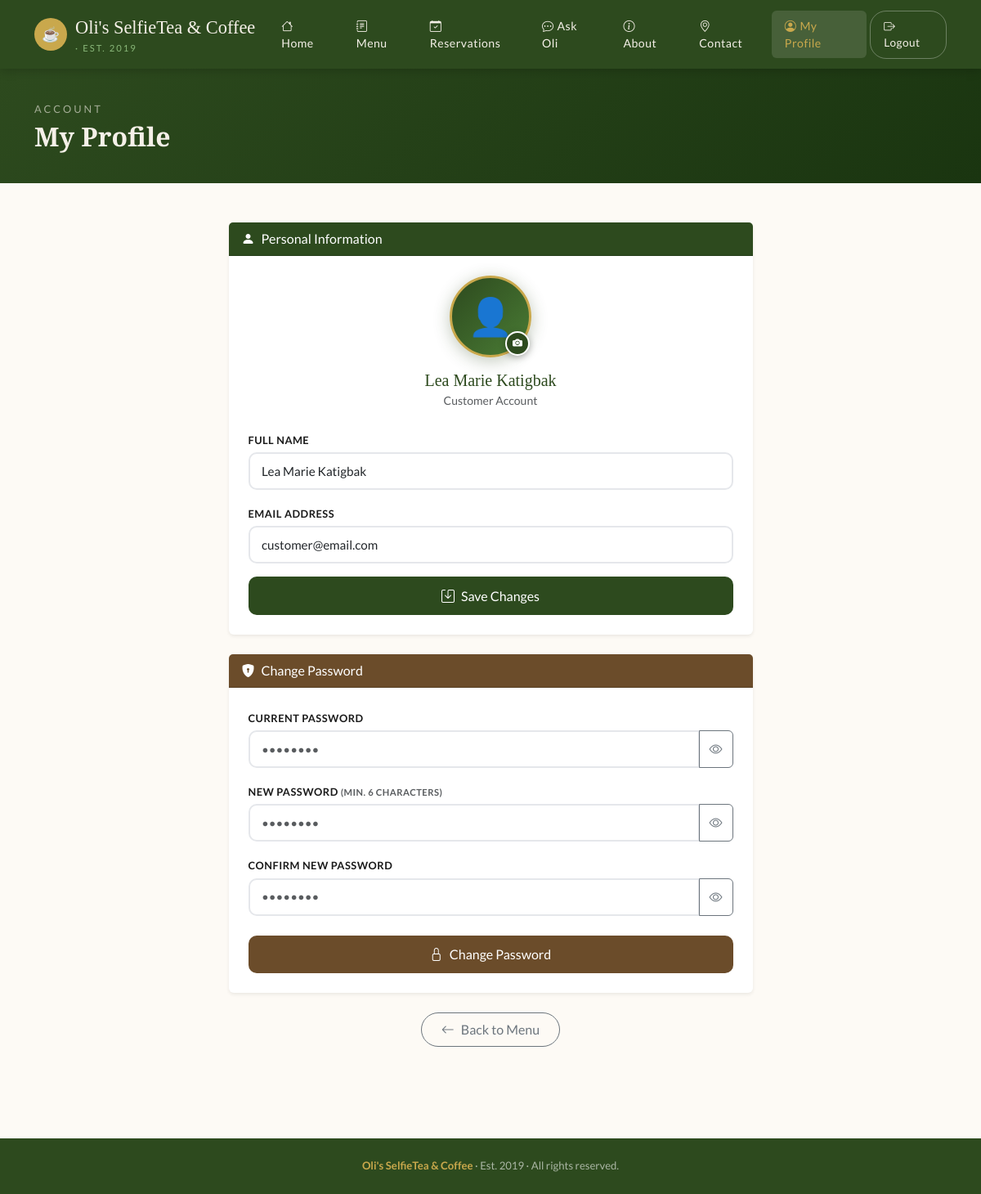
Page /profile.php (signed in) on the earlier database version.
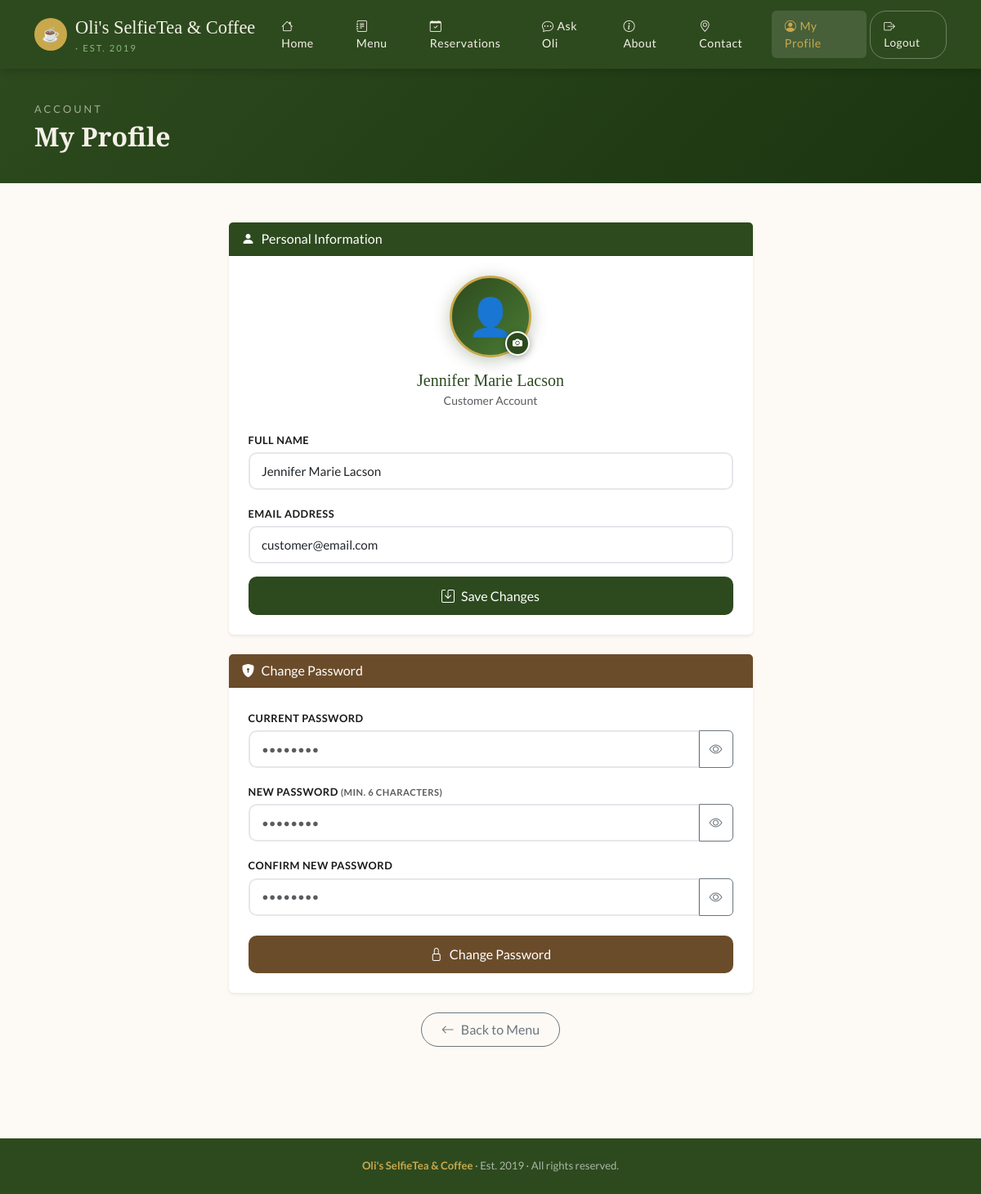
Same page on the later database version.
### tables this page shows
CREATE TABLE `users` (
  `id` int(11) NOT NULL AUTO_INCREMENT,
  `name` varchar(100) NOT NULL,
  `email` varchar(100) NOT NULL,
  `password` varchar(255) NOT NULL,
  `role` enum('admin','customer') DEFAULT 'customer',
  `created_at` timestamp NOT NULL DEFAULT current_timestamp(),
  `profile_pic` varchar(255) DEFAULT NULL,
  PRIMARY KEY (`id`),
  UNIQUE KEY `email` (`email`)
);

### profile.php (the view, shortened to what the changed rows need)
<?php
$db = getDB();
$userId = $_SESSION['user_id'];
$stmt = $db->prepare("SELECT id, name, email, profile_pic FROM users WHERE id = ?");
$stmt->bind_param("i", $userId);
$stmt->execute();
$user = $stmt->get_result()->fetch_assoc();
?>
<!DOCTYPE html>
<html lang="en">
<head>
  <link rel="stylesheet" href="https://cdn.jsdelivr.net/npm/bootstrap@5.3.2/dist/css/bootstrap.min.css">
  <link rel="stylesheet" href="https://cdn.jsdelivr.net/npm/bootstrap-icons@1.11.3/font/bootstrap-icons.min.css">
  <link rel="stylesheet" href="css/style.css">
</head>
<body>
<div style="background: linear-gradient(135deg, var(--green-dark), #1a3510); padding: 40px 0 30px; color: var(--cream);">
  <div class="container">
    <h2 style="font-family:'Playfair Display',serif; font-weight:700;">My Profile</h2>
  </div>
</div>
<div class="container py-5">
  <div class="row justify-content-center">
    <div class="col-lg-7">
      <div class="card border-0 shadow-sm mb-4">
        <div class="card-body p-4">
          <div class="text-center mb-4">
            <div style="position:relative; display:inline-block;">
              <div id="avatarCircle" style="width:100px; height:100px; border-radius:50%; overflow:hidden;
                          background: linear-gradient(135deg, var(--green-dark), var(--green-mid));
                          display:flex; align-items:center; justify-content:center;
                          font-size:2.8rem; margin:0 auto; box-shadow:0 4px 20px rgba(45,74,30,0.3);
                          border: 3px solid var(--gold);">
              </div>
              <label for="photoInput" title="Change photo"
                style="position:absolute; bottom:2px; right:2px; width:30px; height:30px;
                       background:var(--green-dark); border-radius:50%; cursor:pointer;
                       display:flex; align-items:center; justify-content:center;
                       box-shadow:0 2px 8px rgba(0,0,0,0.3); border:2px solid white;">
              </label>
            </div>
            <h5 class="mt-3 mb-0" style="font-family:'Playfair Display',serif; color:var(--green-dark);">
              <?= htmlspecialchars($user['name']) ?>
            </h5>
            <small class="text-muted">Customer Account</small>
          </div>
          <form method="POST">
            <div class="mb-3">
              <label class="form-label">Full Name</label>
              <input type="text" name="name" class="form-control" required
                     value="<?= htmlspecialchars($user['name']) ?>">
            </div>
            <div class="mb-3">
              <label class="form-label">Email Address</label>
              <input type="email" name="email" class="form-control" required
                     value="<?= htmlspecialchars($user['email']) ?>">
            </div>
          </form>
        </div>
      </div>
    </div>
  </div>
</div>
</body>
</html>

Differences in the rows shown:
changed users "customer@email.com": name "Lea Marie Katigbak" → "Jennifer Marie Lacson"
